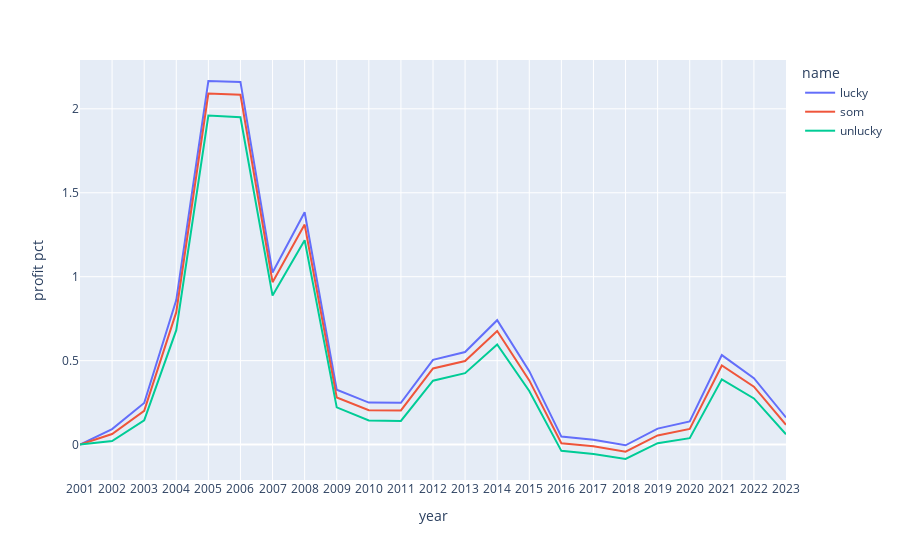

Notebook code for this chart:
### Code cell
px.line(investors_profit2.groupby(['year','name'],as_index=False)['profit pct'].mean(),
        x='year',y='profit pct',color='name')

### Figure 1 — Plotly figure (JSON) as saved in the notebook; plotly's stock layout.template omitted (floating-point values rounded to 4 significant figures)
{"data": [{"hovertemplate": "name=lucky<br>year=%{x}<br>profit pct=%{y}<extra></extra>", "legendgroup": "lucky", "line": {"color": "#636efa", "dash": "solid"}, "marker": {"symbol": "circle"}, "mode": "lines", "name": "lucky", "orientation": "v", "showlegend": true, "type": "scatter", "x": ["2001", "2002", "2003", "2004", "2005", "2006", "2007", "2008", "2009", "2010", "2011", "2012", "2013", "2014", "2015", "2016", "2017", "2018", "2019", "2020", "2021", "2022", "2023"], "xaxis": "x", "y": [0, 0.09249, 0.2483, 0.861, 2.165, 2.16, 1.025, 1.384, 0.3266, 0.2501, 0.2487, 0.505, 0.5513, 0.741, 0.4374, 0.04763, 0.02951, -0.004033, 0.09533, 0.1381, 0.533, 0.3956, 0.1617], "yaxis": "y"}, {"hovertemplate": "name=som<br>year=%{x}<br>profit pct=%{y}<extra></extra>", "legendgroup": "som", "line": {"color": "#EF553B", "dash": "solid"}, "marker": {"symbol": "circle"}, "mode": "lines", "name": "som", "orientation": "v", "showlegend": true, "type": "scatter", "x": ["2001", "2002", "2003", "2004", "2005", "2006", "2007", "2008", "2009", "2010", "2011", "2012", "2013", "2014", "2015", "2016", "2017", "2018", "2019", "2020", "2021", "2022", "2023"], "xaxis": "x", "y": [0, 0.06304, 0.2008, 0.7889, 2.091, 2.083, 0.9676, 1.31, 0.2806, 0.205, 0.2036, 0.4537, 0.4979, 0.6764, 0.3825, 0.007758, -0.009733, -0.04174, 0.05475, 0.09362, 0.4714, 0.3449, 0.1183], "yaxis": "y"}, {"hovertemplate": "name=unlucky<br>year=%{x}<br>profit pct=%{y}<extra></extra>", "legendgroup": "unlucky", "line": {"color": "#00cc96", "dash": "solid"}, "marker": {"symbol": "circle"}, "mode": "lines", "name": "unlucky", "orientation": "v", "showlegend": true, "type": "scatter", "x": ["2001", "2002", "2003", "2004", "2005", "2006", "2007", "2008", "2009", "2010", "2011", "2012", "2013", "2014", "2015", "2016", "2017", "2018", "2019", "2020", "2021", "2022", "2023"], "xaxis": "x", "y": [0, 0.02143, 0.145, 0.6815, 1.96, 1.95, 0.8877, 1.218, 0.2218, 0.1436, 0.1408, 0.3806, 0.4253, 0.5963, 0.3191, -0.0371, -0.05572, -0.08565, 0.008783, 0.03845, 0.3888, 0.275, 0.06143], "yaxis": "y"}], "layout": {"autosize": true, "legend": {"title": {"text": "name"}, "tracegroupgap": 0}, "margin": {"t": 60}, "xaxis": {"anchor": "y", "autorange": true, "domain": [0, 1], "range": [0, 22], "title": {"text": "year"}, "type": "category"}, "yaxis": {"anchor": "x", "autorange": true, "domain": [0, 1], "range": [-0.2107, 2.291], "title": {"text": "profit pct"}, "type": "linear"}}}
